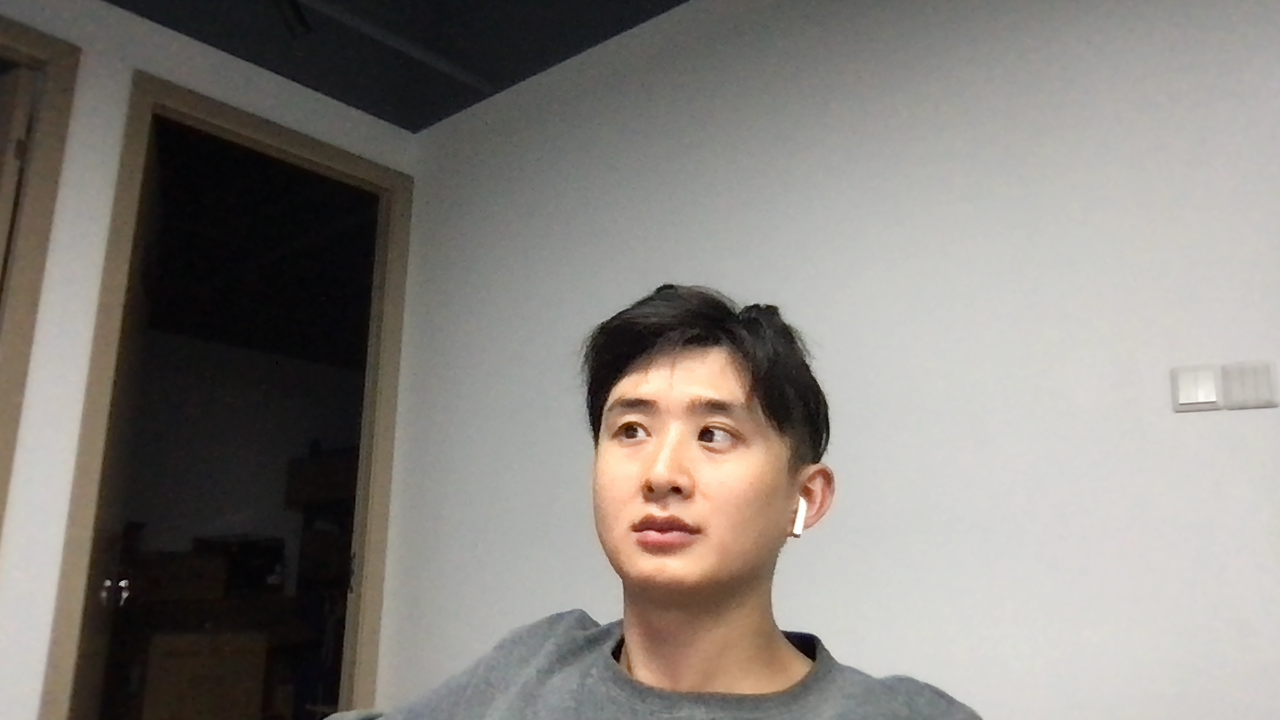
#> input picture imgs/img_1.png, 1280 x 720 px
$ python '38_图像滤波_边缘检测_Canny.py'
#> lines starting #> are read from the running program, lines starting #| are printed output that depends on the picture
import cv2
import numpy as np

# img = cv2.imread('./imgs/sudoku.jpeg')
img = cv2.imread('./imgs/img_1.png')
#> img is the input picture: shape (720, 1280, 3); mean B, G, R 125.2, 130.4, 135

cv2.imshow('origin', img)

# 使用 Canny 计算边缘
dst = cv2.Canny(image=img, threshold1=40, threshold2=300)
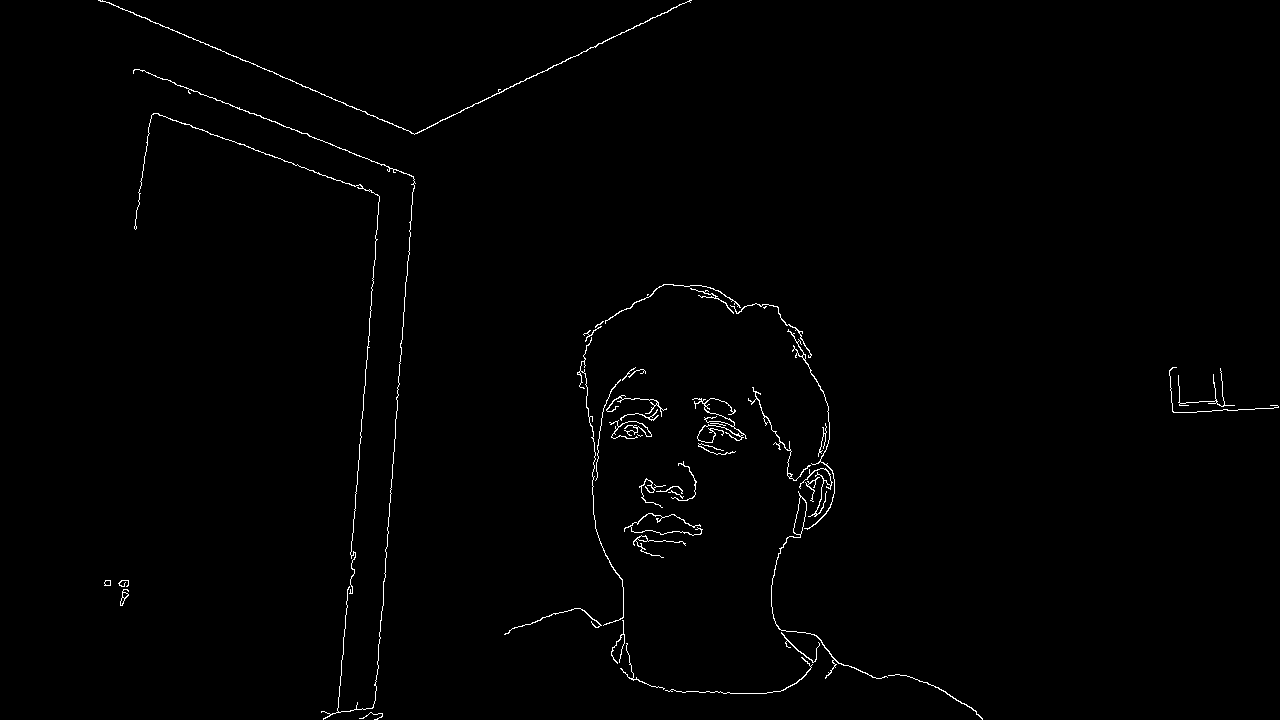
#> dst: shape (720, 1280); 0.85% white in thin lines or dots

cv2.imshow('dst by canny', dst)

if cv2.waitKey(0) & 0xFF == ord('q'):
#> (key q is pressed here)
    cv2.destroyAllWindows()
